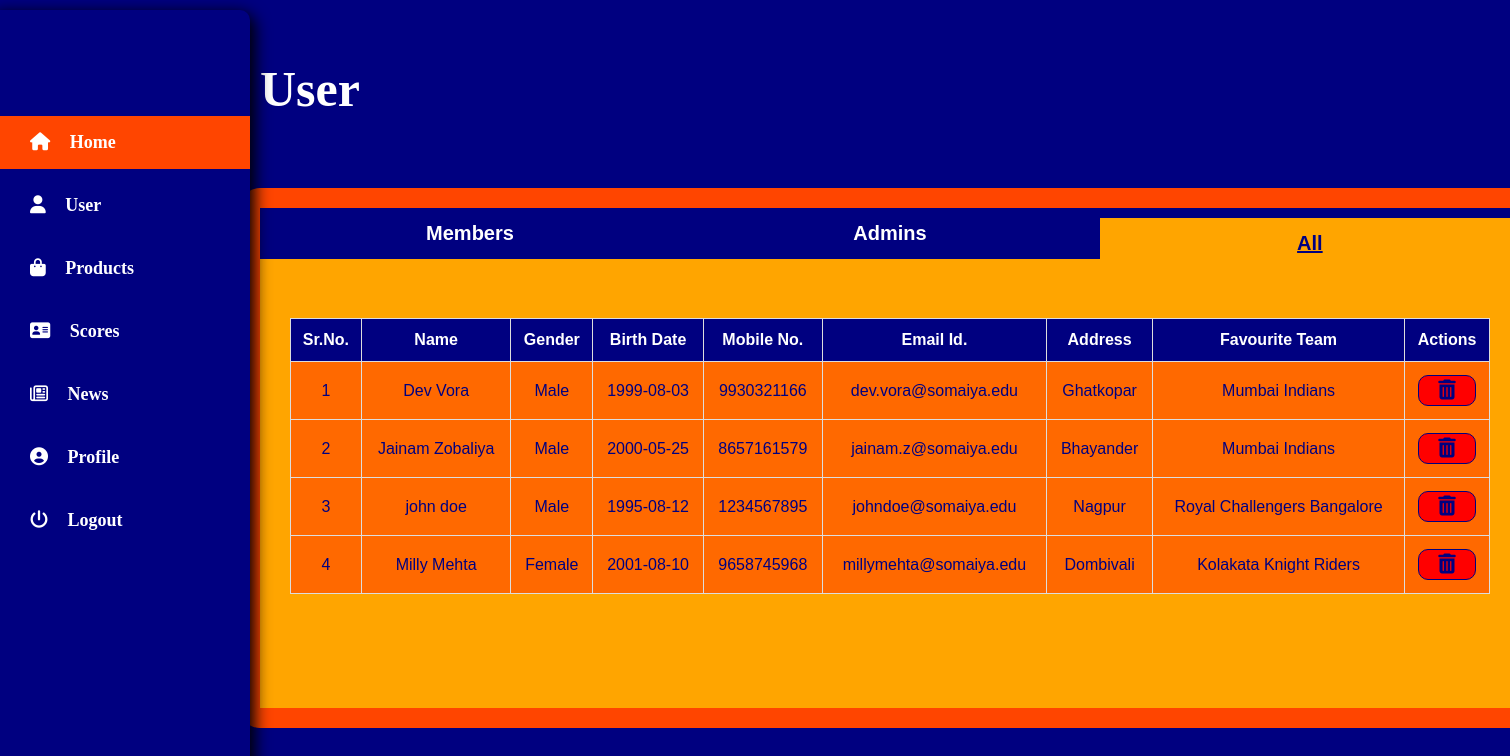
The page /adminUserPage.php on the database its author committed.
### tables this page shows
CREATE TABLE `signup` (
  `fname` text NOT NULL,
  `lname` text NOT NULL,
  `gender` text NOT NULL,
  `dob` date NOT NULL,
  `mobile` varchar(11) NOT NULL,
  `mail` varchar(30) NOT NULL,
  `address` varchar(100) NOT NULL,
  `pass` varchar(100) NOT NULL,
  `favteam` text NOT NULL,
  `user` text NOT NULL
);

### adminUserPage.php (the view, shortened to what this page needs)
?><!DOCTYPE html>
<html lang="en">
	<head>
		<link rel="stylesheet" href="https://cdnjs.cloudflare.com/ajax/libs/font-awesome/4.7.0/css/font-awesome.min.css">
		<link rel="stylesheet" type="text/css" href="adminModalcss">
		<link rel="stylesheet" type="text/css" href="adminTable.css">
		<link rel="stylesheet" type="text/css" href="adminUserPage.css">
    </head>
	<body onload="openDefaultTab()">
        <div class="navBarr">
            <?php
                include 'adminSideBar.php';
            ?>
        </div>
        <div class="mainContainer">
            <div class="pageHeader"> User </div>
            <?php
                include("Datasource.php");
            ?>
            <div class="userContainer">
                <button class="tabLink" onclick="openPage('memberTab', this)">Members</button>
                <button class="tabLink" onclick="openPage('adminTab', this)">Admins</button>
                <button class="tabLink" onclick="openPage('allTab', this)" id="defaultOpen">All</button>
                <div id="allTab" class="tabContent activeTabContent">
                    <table class="userTables">
                        <tr>
                            <th>Sr.No.</th>
                            <th>Name</th>
                            <th>Gender</th>
                            <th>Birth Date</th>
                            <th>Mobile No.</th>
                            <th>Email Id.</th>
                            <th>Address</th>
                            <th>Favourite Team</th>
                            <th>Actions</th>
                        </tr>
                        <?php
                            $sql = "SELECT * FROM signup";
                            $result = mysqli_query($conn, $sql);
                            $totalMember = mysqli_num_rows($result);
                            $var = 0;
                            if($totalMember > 0)
                            {
                                while($row = mysqli_fetch_assoc($result))
                                {
                                    $userNo = ++$var;
                                    $userName = $row['fname']." ".$row['lname'] ;
                                    $userGender = $row['gender'];
                                    $userBirthDate = $row['dob'];
                                    $userMobileNo = $row['mobile'];
                                    $userEmailId = $row['mail'];
                                    $userAddress = $row['address'];
                                    $userFavTeam = $row['favteam'];
                        ?>
                        <tr>
                            <td><?php echo $userNo; ?></td>
                            <td><?php echo $userName; ?></td>
                            <td><?php echo $userGender; ?></td>
                            <td><?php echo $userBirthDate; ?></td>
                            <td><?php echo $userMobileNo; ?></td>
                            <td><?php echo $userEmailId; ?></td>
                            <td><?php echo $userAddress; ?></td>
                            <td><?php echo $userFavTeam; ?></td>
                            <td>
                                <div class="deleteBtn" id="openModal">
                                    <a href="adminModal.php?open=true&id=<?php echo $userEmailId; ?>">
                                        <i class="fa fa-trash"></i>
                                    </a>
                                </div>
                            </td>
                        </tr>
                        <?php
                                }
                            }
                        ?>
                    </table>
                </div>
            </div>
	</body>
</html>

### adminSideBar.php (shortened to what this page needs)
<!DOCTYPE html>
<html lang="en">
    <head>
		<link rel="stylesheet" href="https://cdnjs.cloudflare.com/ajax/libs/font-awesome/4.7.0/css/font-awesome.min.css">
		<link rel="stylesheet" type="text/css" href="adminSideBar.css">
    </head>
    <body>
        <div class="sidebar">
			<ul class="sideNavLink">
                <li class="sideNavBarLogo"><a class="logo" href="https://www.iplt20.com/"></a></li>
                <li class="sideNavLinky"><a href="adminHomePage.php"class="activeTab"><i class="fa fa-home"></i> Home</a></li>
                <li class="sideNavLinky"><a href="adminUserPage.php"><i class="fa fa-user"></i> User</a></li>
                <li class="sideNavLinky"><a href="adminProductPage.php"><i class="fa fa-shopping-bag"></i> Products</a></li>
                <li class="sideNavLinky"><a href="#"><i class="fa fa-address-card"></i> Scores</a></li>
                <li class="sideNavLinky"><a href="adminNewsPage.php"><i class="fa fa-newspaper-o"></i> News</a></li>
				<li class="sideNavLinky"><a href="profile.php"><i class="fa fa-user-circle"></i> Profile</a></li>
                <li class="sideNavLinky"><a href="logout.php"><i class="fa fa-power-off"></i> Logout</a></li>
            </ul>
        </div>
    </body>
</html>

### adminTable.css (style rules this page uses)
.tabLink, .tabLink2 { background-color: navy; color: white; float: left; border: none; outline: none; cursor: pointer; padding: 14px 16px; font-size: 20px; width: 33.33%; font-weight: bold; }
.tabContent { color: navy; display: none; min-height: 500px; height: 100%; padding-top: 10px; }
.activeTabContent { background-color: orange; }
.userTables { font-family: "Trebuchet MS", Arial, Helvetica, sans-serif; border-collapse: collapse; width: 90%; margin: 100px auto; min-width: 1200px; }
.userTables th { font-weight: bolder; font-size: medium; }
.userTables tr:nth-child(even) { background-color: rgba(255, 68, 0, 0.61); }
.userTables tr:nth-child(odd) { background-color: rgba(255, 68, 0, 0.61); }
.userTables td .deleteBtn, .userTables td .editBtn { margin: 5px; background-color: red; color: navy; padding: 3px; font-size: 20px; border: 1px groove navy; border-radius: 10px; }
.userTables th { padding-top: 12px; padding-bottom: 12px; text-align: center; background-color: navy; color: white; }
.deleteBtn a:link, .deleteBtn a:visited, .deleteBtn a:link, .editBtn a:link, .editBtn a:visited, .editBtn a:link { color: inherit; }

### adminUserPage.css (style rules this page uses)
* { box-sizing:border-box }
body { margin: 10px auto; background-color: rgba(0, 0, 128, 1.0); }
.navBarr { width: inherit; }
.mainContainer { margin: 0 auto; display: grid; grid-template-rows: auto auto; justify-content: center; align-content: center; grid-gap: 50px; width: inherit; min-width: 1100px; max-width: 1300px; }
.pageHeader, .userContainer { grid-row: 1/2; background-color: orangered; padding: 20px; border-radius: 20px; text-align: center; width: 100%; }
.pageHeader { margin-top: 30px; color: white; text-align: left; font-weight: bolder; font-size: 50px; background-color: inherit; }
.userContainer { grid-row: 2/3; min-width: 1300px; min-height: 500px; }
div.mainContainer { margin-left: 300px; padding: 0px 10px; }

### adminSideBar.css (style rules this page uses)
* { box-sizing:border-box }
body { margin: 10px auto; background-color: rgba(0, 0, 128, 1.0); }
.sideNavLink { list-style-type: none; overflow: hidden; color: white; overflow: hidden; width: 100%; padding: 0; }
.sidebar .sideNavLink .sideNavLinky { margin-top: 10px; height: inherit; text-align: left; cursor: pointer; }
.sideNavBarLogo { content: url('../image/0_iplBashLogo_1.png'); width: 100%; height: 80px; cursor: pointer; }
.sidebar { margin: 0; padding: 0; width: 250px; background-color: navy; color: white; position: fixed; height: 100%; overflow: auto; box-shadow: 0px 8px 16px 5px black; border-top-right-radius: 10px; border-bottom-left-radius: 10px; border-bottom-right-radius: 10px; }
.sidebar .sideNavLink .sideNavLinky a { display: block; color: white; padding: 16px; font-weight: bold; font-size: 18px; padding-left: 30px; text-align: left; color: inherit; text-decoration: none; }
.sidebar .sideNavLink .activeTab { background-color: orangered; color: white; }
.sidebar .sideNavLink .sideNavLinky .fa { margin-right: 15px; }
div.mainContainer { margin-left: 300px; margin-right: 30px; padding: 0px 10px; }

### rows shown on the page
signup: userNo "1", userName "Dev Vora", gender "Male", dob "1999-08-03", mobile "9930321166", mail "dev.vora@somaiya.edu", address "Ghatkopar", favteam "Mumbai Indians"
signup: userNo "2", userName "Jainam Zobaliya", gender "Male", dob "2000-05-25", mobile "8657161579", mail "jainam.z@somaiya.edu", address "Bhayander", favteam "Mumbai Indians"
signup: userNo "3", userName "john doe", gender "Male", dob "1995-08-12", mobile "1234567895", mail "johndoe@somaiya.edu", address "Nagpur", favteam "Royal Challengers Bangalore"
signup: userNo "4", userName "Milly Mehta", gender "Female", dob "2001-08-10", mobile "9658745968", mail "millymehta@somaiya.edu", address "Dombivali", favteam "Kolakata Knight Riders"
